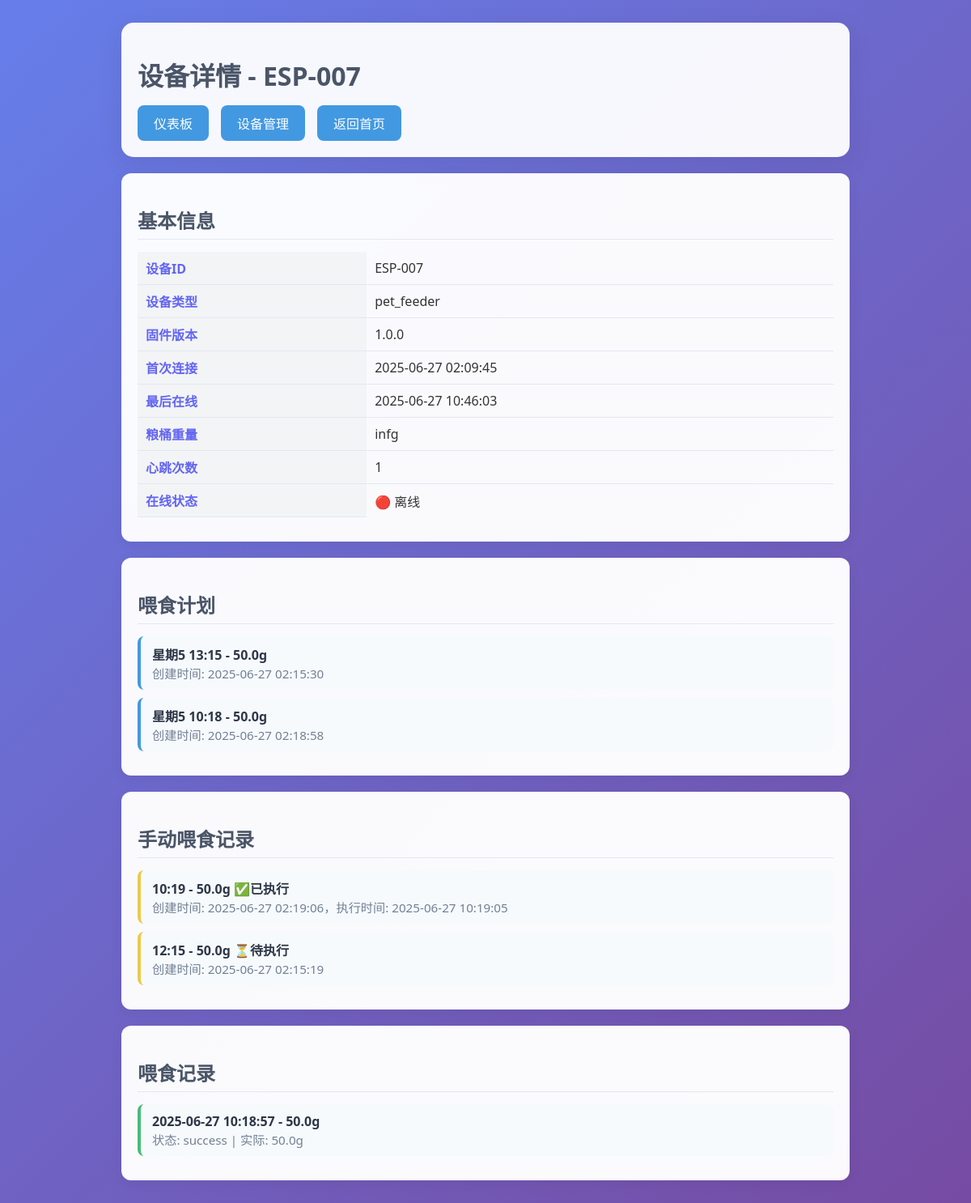
/admin/device/ESP-007 (signed in), run on the app's committed database.
### pet_feeder_server.py (models this page shows)
class Device(db.Model):
    __tablename__ = 'devices'
    id = db.Column(db.Integer, primary_key=True)
    device_id = db.Column(db.String(20), unique=True, nullable=False)
    password = db.Column(db.String(100), nullable=False)
    device_type = db.Column(db.String(50), default='pet_feeder')
    firmware_version = db.Column(db.String(20), default='1.0.0')
    protocol_version = db.Column(db.String(10), default='1.0')  # 新增：协议版本
    hardware_version = db.Column(db.String(10), default='1.0')  # 新增：硬件版本
    first_seen = db.Column(db.DateTime, default=datetime.utcnow)
    last_seen = db.Column(db.DateTime, default=datetime.utcnow)
    is_online = db.Column(db.Boolean, default=False)
    heartbeat_count = db.Column(db.Integer, default=0)
    grain_weight = db.Column(db.Float, default=0.0)  # 粮桶重量
    last_grain_update = db.Column(db.DateTime, default=datetime.utcnow)
    boot_count = db.Column(db.Integer, default=0)  # 新增：启动次数
    install_time = db.Column(db.DateTime, default=datetime.utcnow)  # 新增：安装时间

class FeedingPlan(db.Model):
    __tablename__ = 'feeding_plans'
    id = db.Column(db.Integer, primary_key=True)
    device_id = db.Column(db.String(20), db.ForeignKey('devices.device_id'), nullable=False)
    day_of_week = db.Column(db.Integer, nullable=False)  # 1-7 (周一到周日)
    hour = db.Column(db.Integer, nullable=False)  # 0-23
    minute = db.Column(db.Integer, nullable=False)  # 0-59
    feeding_amount = db.Column(db.Float, nullable=False)  # 喂食量(克)
    is_active = db.Column(db.Boolean, default=True)
    created_at = db.Column(db.DateTime, default=datetime.utcnow)
    is_confirmed = db.Column(db.Boolean, default=False)  # 新增：设备确认后为True
    is_pending_delete = db.Column(db.Boolean, default=False)  # 新增：标记为待删除

class ManualFeeding(db.Model):
    __tablename__ = 'manual_feedings'
    id = db.Column(db.Integer, primary_key=True)
    device_id = db.Column(db.String(20), db.ForeignKey('devices.device_id'), nullable=False)
    hour = db.Column(db.Integer, nullable=False)
    minute = db.Column(db.Integer, nullable=False)
    feeding_amount = db.Column(db.Float, nullable=False)
    is_confirmed = db.Column(db.Boolean, default=False)  # 新增：设备确认收到指令
    is_executed = db.Column(db.Boolean, default=False)   # 设备实际执行
    created_at = db.Column(db.DateTime, default=datetime.utcnow)
    executed_at = db.Column(db.DateTime, nullable=True)
    is_pending_delete = db.Column(db.Boolean, default=False)  # 新增：标记为待删除

class FeedingRecord(db.Model):
    __tablename__ = 'feeding_records'
    id = db.Column(db.Integer, primary_key=True)
    device_id = db.Column(db.String(20), db.ForeignKey('devices.device_id'), nullable=False)
    day_of_week = db.Column(db.Integer, nullable=False)
    hour = db.Column(db.Integer, nullable=False)
    minute = db.Column(db.Integer, nullable=False)
    feeding_amount = db.Column(db.Float, nullable=False)
    actual_amount = db.Column(db.Float, nullable=True)  # 实际喂食量
    status = db.Column(db.String(20), default='success')  # success, failed, partial
    created_at = db.Column(db.DateTime, default=datetime.utcnow)

### pet_feeder_server.py (the view)
    def decorated_function(*args, **kwargs):
        if 'admin_user' not in session:
            flash('需要管理员权限', 'error')
            return redirect(url_for('login'))
        return f(*args, **kwargs)

### pet_feeder_server.py (called while the page is built)
def admin_required(f):
    def decorated_function(*args, **kwargs):
        if 'admin_user' not in session:
            flash('需要管理员权限', 'error')
            return redirect(url_for('login'))
        return f(*args, **kwargs)
    decorated_function.__name__ = f.__name__
    return decorated_function

### templates/admin_device_detail.html (shortened to what this page needs)
<!DOCTYPE html>
<html lang="zh-CN">
<head>
</head>
<body>
    <div class="container">
        <div class="header">
            <h1>设备详情 - {{ device.device_id }}</h1>
            <div class="nav">
                <a href="{{ url_for('admin_dashboard') }}">仪表板</a>
                <a href="{{ url_for('admin_devices') }}">设备管理</a>
                <a href="{{ url_for('index') }}">返回首页</a>
            </div>
        </div>
        <div class="section">
            <h2>基本信息</h2>
            <table class="info-table">
                <tr><th>设备ID</th><td>{{ device.device_id }}</td></tr>
                <tr><th>设备类型</th><td>{{ device.device_type }}</td></tr>
                <tr><th>固件版本</th><td>{{ device.firmware_version }}</td></tr>
                <tr><th>首次连接</th><td>{{ device.first_seen.strftime('%Y-%m-%d %H:%M:%S') if device.first_seen else '未知' }}</td></tr>
                <tr><th>最后在线</th><td>{{ device.last_seen_local.strftime('%Y-%m-%d %H:%M:%S') if device.last_seen_local else '未知' }}</td></tr>
                <tr><th>粮桶重量</th><td>{{ device.grain_weight }}g</td></tr>
                <tr><th>心跳次数</th><td>{{ device.heartbeat_count }}</td></tr>
                <tr><th>在线状态</th><td>{% if device.is_online %}🟢 在线{% else %}🔴 离线{% endif %}</td></tr>
            </table>
        </div>
        <div class="section">
            <h2>喂食计划</h2>
            <div class="plan-list">
                {% for plan in feeding_plans %}
                <div class="plan-item">
                    <div class="item-title">星期{{ plan.day_of_week }} {{ '%02d'|format(plan.hour) }}:{{ '%02d'|format(plan.minute) }} - {{ plan.feeding_amount }}g</div>
                    <div class="item-info">创建时间: {{ plan.created_at.strftime('%Y-%m-%d %H:%M:%S') }}</div>
                </div>
                {% else %}
                <div class="item-info">暂无喂食计划</div>
                {% endfor %}
            </div>
        </div>
        <div class="section">
            <h2>手动喂食记录</h2>
            <div class="manual-list">
                {% for m in manual_feedings %}
                <div class="manual-item">
                    <div class="item-title">{{ '%02d'|format(m.hour) }}:{{ '%02d'|format(m.minute) }} - {{ m.feeding_amount }}g {% if m.is_executed %}✅已执行{% elif m.is_confirmed %}⏳待执行{% else %}⌛待确认{% endif %}</div>
                    <div class="item-info">创建时间: {{ m.created_at.strftime('%Y-%m-%d %H:%M:%S') }}{% if m.executed_at_local %}，执行时间: {{ m.executed_at_local.strftime('%Y-%m-%d %H:%M:%S') }}{% endif %}</div>
                </div>
                {% else %}
                <div class="item-info">暂无手动喂食记录</div>
                {% endfor %}
            </div>
        </div>
        <div class="section">
            <h2>喂食记录</h2>
            <div class="record-list">
                {% for r in feeding_records %}
                <div class="record-item">
                    <div class="item-title">{{ r.created_at_local.strftime('%Y-%m-%d %H:%M:%S') }} - {{ r.feeding_amount }}g</div>
                    <div class="item-info">状态: {{ r.status }} | 实际: {{ r.actual_amount or r.feeding_amount }}g</div>
                </div>
                {% else %}
                <div class="item-info">暂无喂食记录</div>
                {% endfor %}
            </div>
        </div>
    </div>
</body>
</html>

### templates/admin_device_detail.html (style rules this page uses)
body { font-family: 'Segoe UI', Tahoma, Geneva, Verdana, sans-serif; background: linear-gradient(135deg, #667eea 0%, #764ba2 100%); min-height: 100vh; color: #333; }
.container { max-width: 900px; margin: 0 auto; padding: 20px; }
.header { background: rgba(255,255,255,0.95); border-radius: 15px; padding: 20px; margin-bottom: 20px; box-shadow: 0 8px 32px rgba(0,0,0,0.08); }
.header h1 { color: #4a5568; margin-bottom: 10px; }
.nav { display: flex; gap: 15px; margin-top: 15px; }
.nav a { background: #4299e1; color: white; padding: 10px 20px; text-decoration: none; border-radius: 8px; transition: all 0.3s ease; }
.section { background: rgba(255,255,255,0.97); border-radius: 12px; padding: 20px; margin-bottom: 20px; box-shadow: 0 4px 16px rgba(0,0,0,0.06); }
.section h2 { color: #4a5568; margin-bottom: 15px; border-bottom: 1px solid #e2e8f0; padding-bottom: 6px; }
.info-table { width: 100%; border-collapse: collapse; margin-bottom: 10px; }
.info-table th, .info-table td { padding: 8px 10px; border-bottom: 1px solid #e2e8f0; text-align: left; }
.info-table th { color: #6366f1; background: #f3f4f6; }
.info-table tr:last-child td { border-bottom: none; }
.record-list, .plan-list, .manual-list { max-height: 250px; overflow-y: auto; }
.record-item, .plan-item, .manual-item { background: #f7fafc; border-radius: 8px; padding: 10px 14px; margin-bottom: 10px; border-left: 4px solid #4299e1; }
.record-item { border-left-color: #48bb78; }
.manual-item { border-left-color: #ecc94b; }
.plan-item { border-left-color: #4299e1; }
.item-title { font-weight: bold; color: #2d3748; }
.item-info { color: #718096; font-size: 0.95em; }

### data on the page
Device: device_id "ESP-007", device_type "pet_feeder", firmware_version "1.0.0", first_seen "2025-06-27 02:09:45", grain_weight "inf", heartbeat_count "1"
FeedingPlan: day_of_week "5", hour "13", minute "15", feeding_amount "50.0", created_at "2025-06-27 02:15:30"
FeedingPlan: day_of_week "5", hour "10", minute "18", feeding_amount "50.0", created_at "2025-06-27 02:18:58"
ManualFeeding: hour "10", minute "19", feeding_amount "50.0", is_executed "✅已执行", created_at "2025-06-27 02:19:06", executed_at_local "2025-06-27 10:19:05"
ManualFeeding: hour "12", minute "15", feeding_amount "50.0", is_executed "⏳待执行", created_at "2025-06-27 02:15:19"
FeedingRecord: created_at_local "2025-06-27 10:18:57", feeding_amount "50.0", status "success", actual_amount "50.0"
